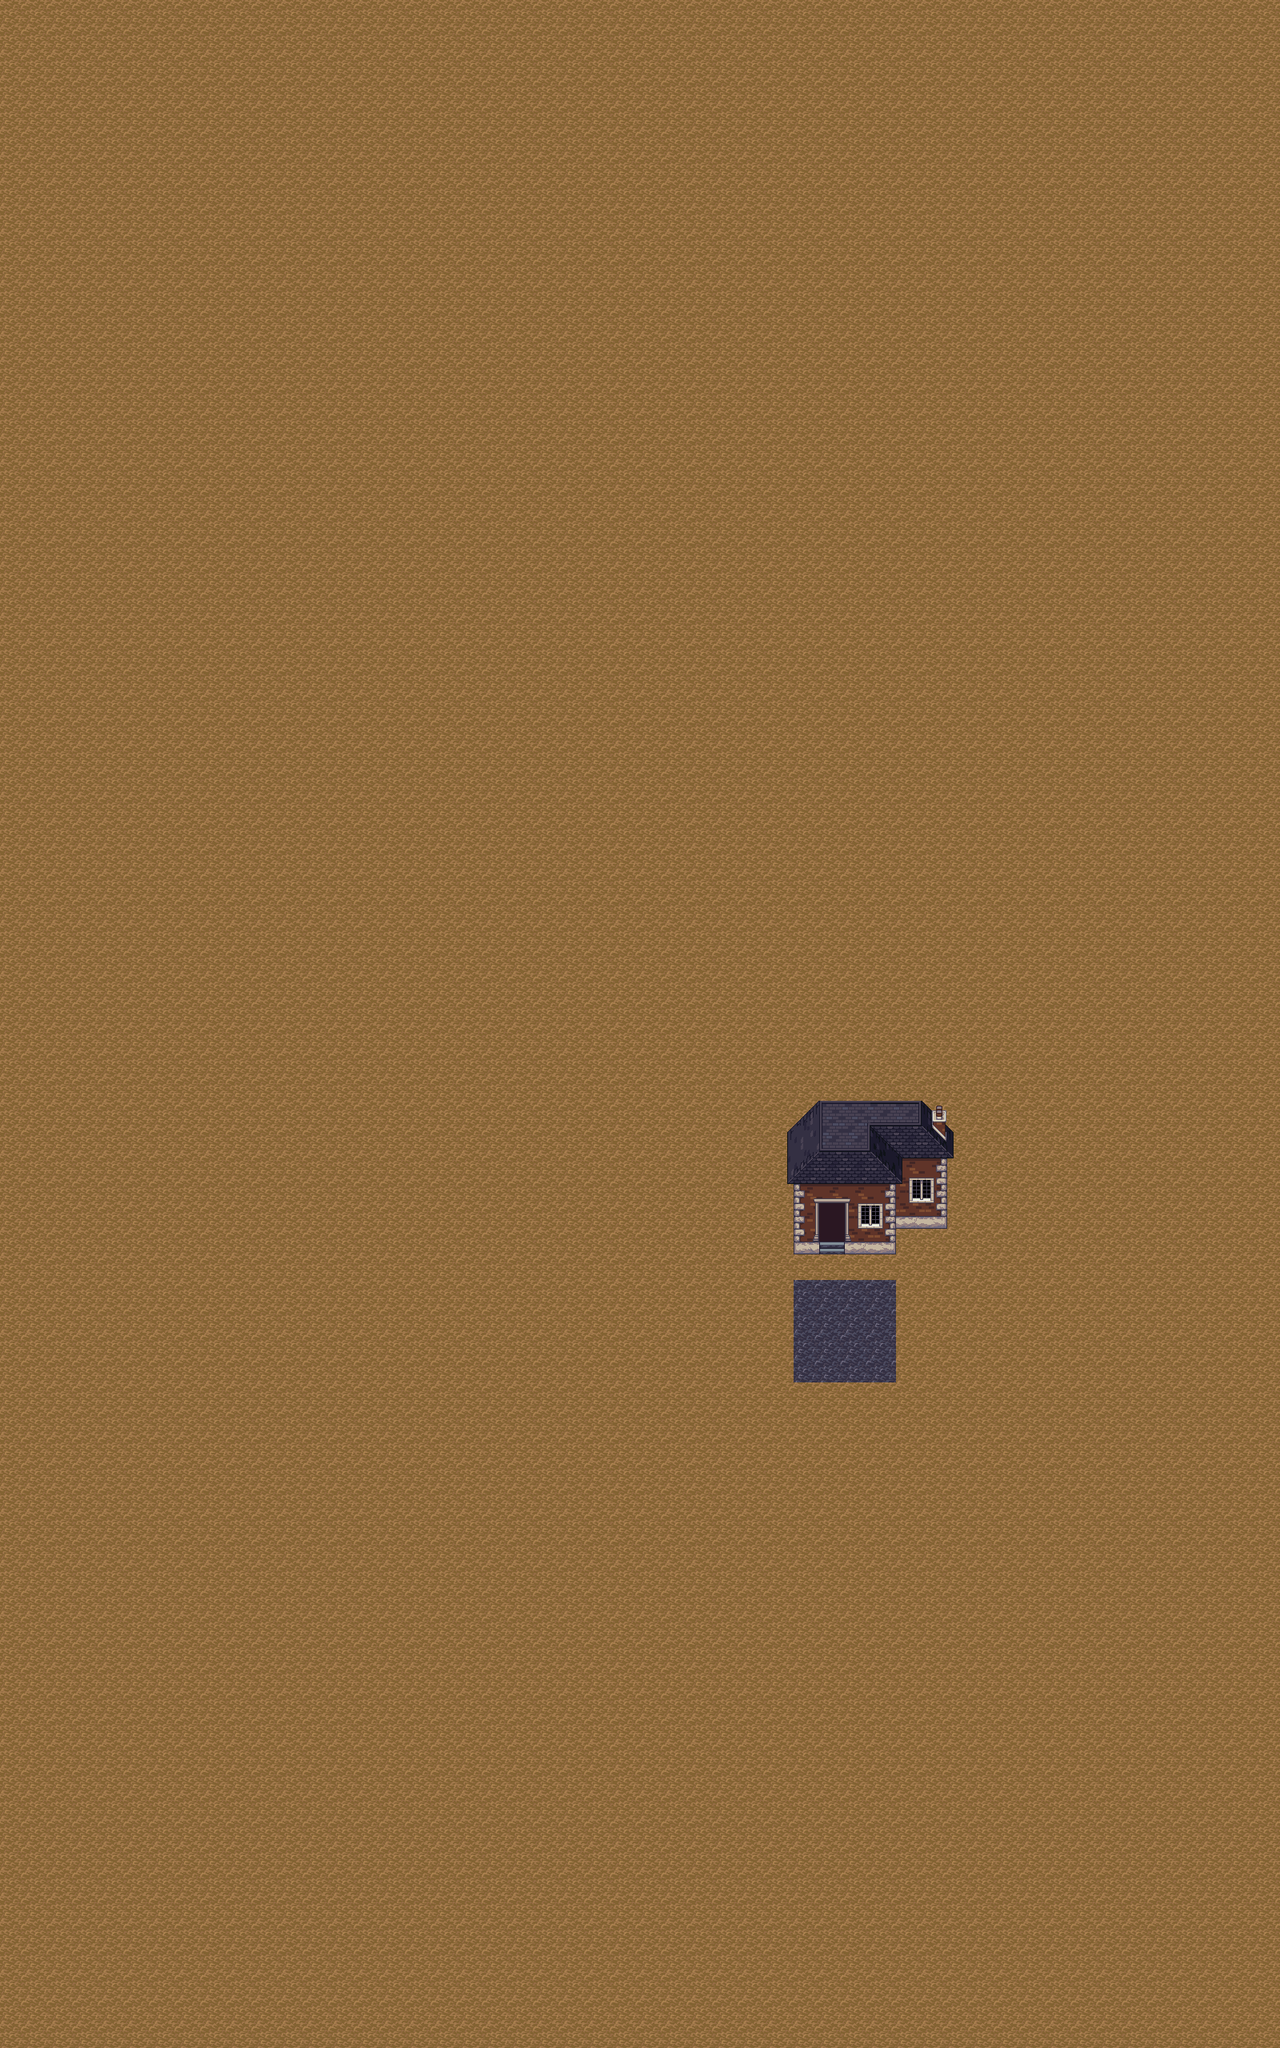

The image is a tile-based game level rendered from a .tmx file. Its description and source (layers, tilesets, objects; grid data summarised) follow:
An orthogonal 50x80 tile map with 32x32 px tiles, 2 tile layers (Calque de Tuiles 1, Calque de Tuiles 2), 2 tilesets and 4 objects (2x collider, spawn, load_zone).

<map version="1.5" tiledversion="1.7.2" orientation="orthogonal" renderorder="right-down" width="50" height="80" tilewidth="32" tileheight="32" infinite="0" backgroundcolor="#ff00ff" nextlayerid="5" nextobjectid="9">
 <properties>
  <property name="zone" type="int" value="0" />
 </properties>
 <tileset firstgid="1" name="assets" tilewidth="32" tileheight="32" tilecount="4" columns="2">
  <image source="../assets/Structure/Floor/Gritty Dirt.png" width="64" height="64" />
  <wangsets>
   <wangset name="Jeu de Tuile sans nom" type="mixed" tile="-1">
    <wangcolor name="" color="#ff0000" tile="-1" probability="1" />
    <wangtile tileid="0" wangid="1,0,1,0,1,0,1,0" />
    <wangtile tileid="1" wangid="1,0,1,0,1,0,1,0" />
    <wangtile tileid="2" wangid="1,0,1,0,1,0,1,0" />
    <wangtile tileid="3" wangid="1,0,1,0,1,0,1,0" />
   </wangset>
  </wangsets>
 </tileset>
 <tileset firstgid="5" name="houses" tilewidth="32" tileheight="32" tilecount="56" columns="8">
  <image source="../assets/Structure/Structures/Brick House A.png" width="256" height="224" />
 </tileset>
 <layer id="1" name="Calque de Tuiles 1" width="50" height="80">
  <data>[4000 cells, 4000 non-empty, 2 distinct tile ids]</data>
 </layer>
 <layer id="2" name="Calque de Tuiles 2" width="50" height="80">
  <data>[4000 cells, 48 non-empty, 48 distinct tile ids]</data>
 </layer>
 <objectgroup id="3" name="Calque d'Objets 1">
  <object id="1" name="spawn" type="spawn" x="1056" y="1664">
   <properties>
    <property name="entity" value="player" />
   </properties>
  </object>
  <object id="4" name="load_zone" type="load_zone" x="1024" y="1504" width="32" height="32">
   <properties>
    <property name="zone" type="int" value="1" />
   </properties>
  </object>
 </objectgroup>
 <objectgroup id="4" name="colliders">
  <object id="6" name="collider" x="992" y="1376" width="192" height="128" />
  <object id="7" name="collider" x="992" y="1504" width="128" height="32" />
 </objectgroup>
</map>
